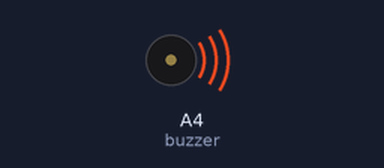
The sketch below on a simulated Arduino Uno, built with avr-gcc and run on an emulated ATmega328P. On the bench: buzzer (waves = sounding).

Above: at 0.1 s.
At 86.7 s:
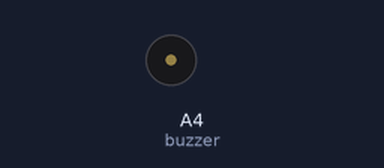
Timing chart, 0 to 88.2 s (numbered marks = the images above):
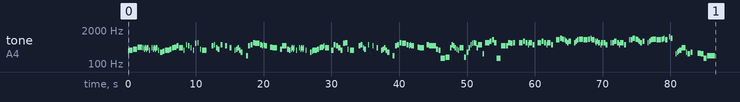

The sketch:

__.ino
```cpp
// SPY × FAMILY ED 喜劇 (anime version)

#include <avr/pgmspace.h>

#define NOTE_B0  31
#define NOTE_C1  33
#define NOTE_CS1 35
#define NOTE_D1  37
#define NOTE_DS1 39
#define NOTE_E1  41
#define NOTE_F1  44
#define NOTE_FS1 46
#define NOTE_G1  49
#define NOTE_GS1 52
#define NOTE_A1  55
#define NOTE_AS1 58
#define NOTE_B1  62
#define NOTE_C2  65
#define NOTE_CS2 69
#define NOTE_D2  73
#define NOTE_DS2 78
#define NOTE_E2  82
#define NOTE_F2  87
#define NOTE_FS2 93
#define NOTE_G2  98
#define NOTE_GS2 104
#define NOTE_A2  110
#define NOTE_AS2 117
#define NOTE_B2  123
#define NOTE_C3  131
#define NOTE_CS3 139
#define NOTE_D3  147
#define NOTE_DS3 156
#define NOTE_E3  165
#define NOTE_F3  175
#define NOTE_FS3 185
#define NOTE_G3  196
#define NOTE_GS3 208
#define NOTE_A3  220
#define NOTE_AS3 233
#define NOTE_B3  247
#define NOTE_C4  262
#define NOTE_CS4 277
#define NOTE_D4  294
#define NOTE_DS4 311
#define NOTE_E4  330
#define NOTE_F4  349
#define NOTE_FS4 370
#define NOTE_G4  392
#define NOTE_GS4 415
#define NOTE_A4  440
#define NOTE_AS4 466
#define NOTE_B4  494
#define NOTE_C5  523
#define NOTE_CS5 554
#define NOTE_D5  587
#define NOTE_DS5 622
#define NOTE_E5  659
#define NOTE_F5  698
#define NOTE_FS5 740
#define NOTE_G5  784
#define NOTE_GS5 831
#define NOTE_A5  880
#define NOTE_AS5 932
#define NOTE_B5  988
#define NOTE_C6  1047
#define NOTE_CS6 1109
#define NOTE_D6  1175
#define NOTE_DS6 1245
#define NOTE_E6  1319
#define NOTE_F6  1397
#define NOTE_FS6 1480
#define NOTE_G6  1568
#define NOTE_GS6 1661
#define NOTE_A6  1760
#define NOTE_AS6 1865
#define NOTE_B6  1976
#define NOTE_C7  2093
#define NOTE_CS7 2217
#define NOTE_D7  2349
#define NOTE_DS7 2489
#define NOTE_E7  2637
#define NOTE_F7  2794
#define NOTE_FS7 2960
#define NOTE_G7  3136
#define NOTE_GS7 3322
#define NOTE_A7  3520
#define NOTE_AS7 3729
#define NOTE_B7  3951
#define NOTE_C8  4186
#define NOTE_CS8 4435
#define NOTE_D8  4699
#define NOTE_DS8 4978
#define NOTE_E8  5274
#define NOTE_F8  5588
#define NOTE_FS8 5920
#define NOTE_G8  6272
#define NOTE_GS8 6645
#define NOTE_A8  7074
#define NOTE_AS8 7459
#define NOTE_B8  7902
#define REST 0

int tempo = 87;
int buzzer = A4;

const int melody[] PROGMEM = {
 NOTE_DS4,32,NOTE_E4,4,NOTE_FS4,4,NOTE_A4,4,NOTE_GS4,12,NOTE_FS4,32,NOTE_GS4,12,NOTE_FS4,32,NOTE_GS4,8,NOTE_E4,16,REST,16,NOTE_GS4,12,NOTE_FS4,32,NOTE_GS4,12,NOTE_FS4,32,NOTE_GS4,8,NOTE_E4,16,REST,16,
 NOTE_CS4,8,NOTE_DS4,8,NOTE_E4,8,NOTE_E4,8,NOTE_FS4,8,NOTE_GS4,8,NOTE_A4,8,NOTE_B4,8,NOTE_GS4,4,
 NOTE_E4,16,REST,16,NOTE_CS5,16,REST,16,NOTE_B4,16,REST,16,NOTE_GS4,16,REST,16,NOTE_E4,16,REST,16,NOTE_DS5,16,REST,16,NOTE_E5,16,REST,16,NOTE_FS4,16,REST,16,NOTE_E4,4,REST,4,
 NOTE_B4,8,NOTE_CS5,16,REST,16,NOTE_GS4,16,NOTE_FS4,8,REST,32,NOTE_CS5,8,REST,8,NOTE_B4,8,REST,8,NOTE_GS4,8,REST,8,NOTE_E4,12,NOTE_FS4,12,NOTE_GS4,12,NOTE_E4,12,NOTE_CS4,8,REST,8,REST,32,NOTE_GS3,8,
 NOTE_B4,8,NOTE_CS5,8,NOTE_E5,8,NOTE_DS5,4,NOTE_CS5,8,NOTE_B4,16,NOTE_CS5,16,NOTE_B4,6,REST,7,NOTE_A4,8,NOTE_GS4,4,REST,7,NOTE_FS4,8,NOTE_B4,4,NOTE_FS4,8,NOTE_E4,12,NOTE_FS4,32,NOTE_GS4,12,NOTE_FS4,32,
 NOTE_GS4,16,REST,16,REST,64,NOTE_E4,16,REST,16,REST,64,NOTE_GS4,12,NOTE_FS4,32,NOTE_GS4,12,NOTE_FS4,32,NOTE_GS4,16,REST,16,REST,64,
 NOTE_E4,16,REST,6,REST,64,NOTE_CS4,12,NOTE_DS4,32,NOTE_E4,8,NOTE_E4,8,NOTE_FS4,8,
 NOTE_GS4,16,NOTE_A4,6,NOTE_B4,32,REST,32,NOTE_GS4,4,REST,16,REST,32,NOTE_E4,8,NOTE_CS5,8,NOTE_B4,8,NOTE_GS4,8,NOTE_E4,8,NOTE_DS5,8,NOTE_E5,8,NOTE_FS4,16,REST,16,NOTE_E4,4,REST,6,REST,32,
 NOTE_B4,8,NOTE_CS5,8,NOTE_GS4,16,NOTE_FS4,8,REST,16,REST,32,NOTE_CS5,16,REST,6,NOTE_B4,16,REST,6,NOTE_GS4,16,REST,6,NOTE_E4,12,NOTE_FS4,12,NOTE_GS4,12,NOTE_E4,12,NOTE_CS4,8,REST,8,REST,32,
 NOTE_GS3,8,NOTE_B4,8,NOTE_CS5,8,NOTE_E5,8,NOTE_DS5,4,NOTE_CS5,8,NOTE_B4,16,NOTE_CS5,16,NOTE_B4,6,REST,6,NOTE_A4,8,NOTE_GS4,4,REST,8,
 NOTE_CS5,8,NOTE_B4,4,NOTE_B4,8,NOTE_FS4,8,NOTE_E4,8,NOTE_E3,4,NOTE_FS3,4,NOTE_GS4,12,NOTE_CS5,12,NOTE_B4,12,NOTE_GS4,12,NOTE_FS4,12,NOTE_E4,12,NOTE_GS4,4,
 NOTE_FS3,8,NOTE_CS4,8,NOTE_GS4,12,NOTE_CS5,12,NOTE_DS5,12,NOTE_E5,12,NOTE_DS5,12,NOTE_GS4,12,NOTE_CS5,4,
 NOTE_B3,16,REST,16,NOTE_E5,12,NOTE_E5,32,NOTE_E5,8,NOTE_FS5,8,NOTE_GS5,8,NOTE_E5,8,
 NOTE_E3,4,NOTE_B4,4,NOTE_B4,8,NOTE_E5,8,NOTE_DS5,8,NOTE_E5,8,REST,6,REST,32,
 NOTE_E5,12,NOTE_E5,24,NOTE_E5,12,NOTE_FS5,7,NOTE_E5,8,NOTE_CS5,24,NOTE_E5,12,NOTE_E5,8,NOTE_CS5,8,REST,8,REST,64,
 NOTE_E5,12,NOTE_E5,24,NOTE_E5,12,NOTE_FS5,7,NOTE_E5,8,NOTE_CS5,24,NOTE_E5,12,NOTE_E5,8,NOTE_CS5,8,REST,8,REST,64,
 NOTE_GS5,12,NOTE_GS5,24,NOTE_GS5,12,NOTE_B5,8,NOTE_A5,8,NOTE_GS5,16,NOTE_FS5,12,NOTE_E5,12,NOTE_FS5,8,REST,6,
 NOTE_E5,12,NOTE_FS5,12,NOTE_GS5,12,NOTE_A5,4,NOTE_GS5,4,NOTE_A5,8,NOTE_B5,16,NOTE_GS5,6,
 NOTE_FS5,32,NOTE_E5,16,NOTE_FS5,12,NOTE_E5,8,NOTE_CS5,32,NOTE_E5,8,NOTE_E5,8,NOTE_CS5,8,REST,8,
 NOTE_E5,12,NOTE_E5,24,NOTE_E5,12,NOTE_FS5,7,NOTE_E5,8,NOTE_CS5,24,NOTE_E5,12,NOTE_E5,8,NOTE_CS5,8,REST,8,REST,64,
 NOTE_GS5,12,NOTE_GS5,24,NOTE_GS5,12,NOTE_B5,7,NOTE_A5,8,NOTE_GS5,24,NOTE_FS5,12,NOTE_E5,8,NOTE_FS5,8,REST,8,REST,64,
 NOTE_E5,12,NOTE_FS5,12,NOTE_GS5,12,NOTE_A5,4,NOTE_GS5,4,NOTE_A5,8,NOTE_B5,16,NOTE_GS5,6,REST,16,NOTE_CS6,16,NOTE_B5,8,REST,6,NOTE_B3,16,NOTE_CS4,16,NOTE_DS4,16,NOTE_E4,8,NOTE_GS4,4,NOTE_CS4,16,NOTE_B3,6,
 NOTE_CS4,8,REST,4,NOTE_C4,6,NOTE_B3,6,NOTE_E3,6,NOTE_GS3,-3,
};

int notes = sizeof(melody) / sizeof(melody[0]) / 2;
int wholenote = (60000 * 4) / tempo;

void playMelody(const int melody[], int notes, int wholenote) {
  for (int thisNote = 0; thisNote < notes * 2; thisNote += 2) {

    int pitch = pgm_read_word(&melody[thisNote]);
    int divider = pgm_read_word(&melody[thisNote + 1]);

    int noteDuration;

    if (divider > 0) {
      // 正常音符
      noteDuration = wholenote / divider;
    } else {
      // 負音符（1.5倍）
      noteDuration = wholenote / abs(divider);
      noteDuration = noteDuration * 1.5;
    }

    tone(buzzer, pitch, noteDuration * 0.9);
    delay(noteDuration);
    noTone(buzzer);
  }
}

void setup() {
  playMelody(melody, notes, wholenote);
}

void loop() {
}
```
